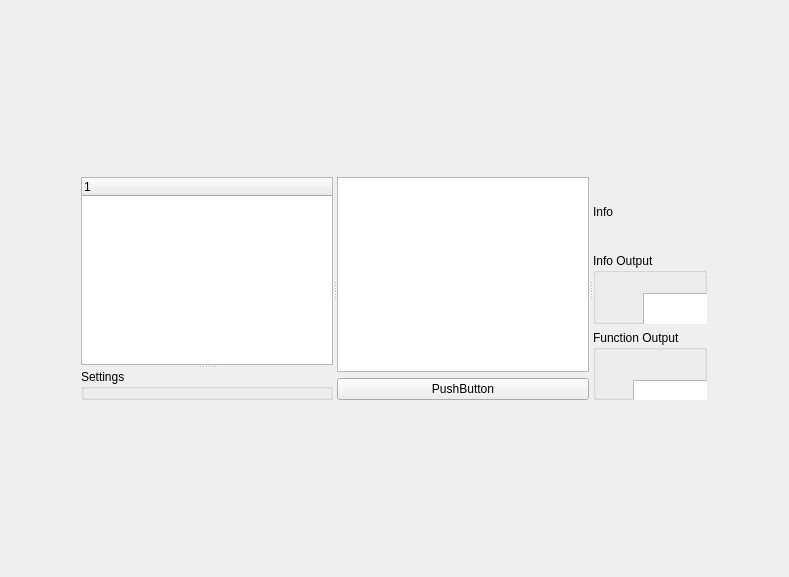
<?xml version="1.0" encoding="UTF-8"?>
<ui version="4.0">
 <class>FileViewerFrame</class>
 <widget class="QFrame" name="FileViewerFrame">
  <property name="geometry">
   <rect>
    <x>0</x>
    <y>0</y>
    <width>789</width>
    <height>577</height>
   </rect>
  </property>
  <property name="windowTitle">
   <string>Frame</string>
  </property>
  <layout class="QGridLayout" name="gridLayout">
   <item row="0" column="0">
    <widget class="QSplitter" name="mainSplitter">
     <property name="sizePolicy">
      <sizepolicy hsizetype="Maximum" vsizetype="Maximum">
       <horstretch>0</horstretch>
       <verstretch>0</verstretch>
      </sizepolicy>
     </property>
     <property name="orientation">
      <enum>Qt::Horizontal</enum>
     </property>
     <widget class="QSplitter" name="splitter">
      <property name="orientation">
       <enum>Qt::Vertical</enum>
      </property>
      <widget class="QWidget" name="verticalLayoutWidget">
       <layout class="QVBoxLayout" name="verticalLayout">
        <item>
         <widget class="QTreeWidget" name="fileTree">
          <column>
           <property name="text">
            <string notr="true">1</string>
           </property>
          </column>
         </widget>
        </item>
       </layout>
      </widget>
      <widget class="QWidget" name="verticalLayoutWidget_2">
       <layout class="QVBoxLayout" name="verticalLayout_2">
        <item>
         <widget class="QGroupBox" name="settingsBox">
          <property name="title">
           <string>Settings</string>
          </property>
         </widget>
        </item>
       </layout>
      </widget>
     </widget>
     <widget class="QWidget" name="verticalLayoutWidget_4">
      <layout class="QVBoxLayout" name="verticalLayout_4">
       <item>
        <widget class="QTableWidget" name="dataTable"/>
       </item>
       <item>
        <layout class="QHBoxLayout" name="horizontalLayout_3">
         <item>
          <widget class="QPushButton" name="pushButton">
           <property name="text">
            <string>PushButton</string>
           </property>
          </widget>
         </item>
        </layout>
       </item>
      </layout>
     </widget>
     <widget class="QWidget" name="verticalLayoutWidget_3">
      <layout class="QVBoxLayout" name="verticalLayout_3">
       <item>
        <widget class="QLabel" name="label">
         <property name="text">
          <string>Info</string>
         </property>
        </widget>
       </item>
       <item>
        <widget class="QGroupBox" name="groupBox_2">
         <property name="title">
          <string>Info Output</string>
         </property>
         <widget class="QPlainTextEdit" name="infoTerminal">
          <property name="geometry">
           <rect>
            <x>50</x>
            <y>40</y>
            <width>104</width>
            <height>71</height>
           </rect>
          </property>
         </widget>
        </widget>
       </item>
       <item>
        <widget class="QGroupBox" name="groupBox">
         <property name="title">
          <string>Function Output</string>
         </property>
         <widget class="QPlainTextEdit" name="functionTerminal">
          <property name="geometry">
           <rect>
            <x>40</x>
            <y>50</y>
            <width>104</width>
            <height>71</height>
           </rect>
          </property>
         </widget>
        </widget>
       </item>
      </layout>
     </widget>
    </widget>
   </item>
  </layout>
 </widget>
 <resources/>
 <connections/>
</ui>
